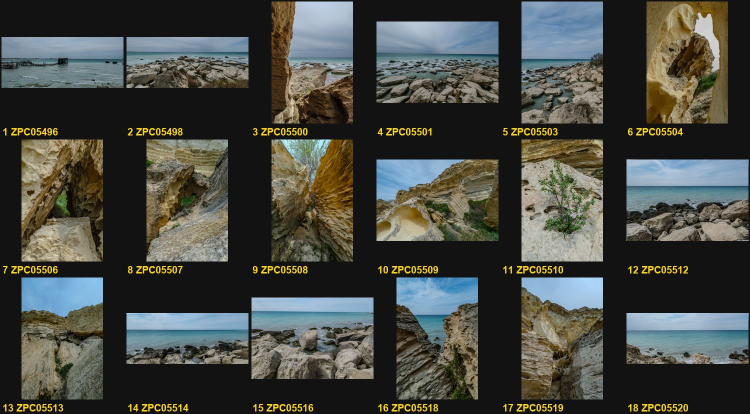
#> input picture .workbuddy/tmp/d_aktau_1.jpg, 1500 x 828 px, given as the content of the folder d_aktau_1.jpg, which was not available (shown at 1/2 size)
$ python sheet_dir.py d_aktau_1.jpg d_almaty_1.jpg
#> lines starting #> are read from the running program, lines starting #| are printed output that depends on the picture
import os, sys
from PIL import Image, ImageDraw, ImageFont
src = sys.argv[1]; tag = sys.argv[2]
TH, COLS, ROWS = 250, 6, 5
files = sorted([f for f in os.listdir(src) if f.lower().endswith(('.jpg','.jpeg','.png'))])
font = ImageFont.truetype("C:/Windows/Fonts/arialbd.ttf", 20)
per = COLS*ROWS
print(tag, "total:", len(files))
for pg in range(0,len(files),per):
    chunk = files[pg:pg+per]
    rows=(len(chunk)+COLS-1)//COLS
    sheet=Image.new("RGB",(TH*COLS,(TH+26)*rows),(18,18,18)); d=ImageDraw.Draw(sheet)
#> after `sheet = Image.new('RGB', (TH * COLS, (TH + 26) * rows), (18, 18, 18))`: sheet: PIL image 1500x276 RGB; every value is 18
    for i,f in enumerate(chunk):
        try:
            im=Image.open(os.path.join(src,f)).convert("RGB"); im.thumbnail((TH-6,TH-6))
#> further down, im is the input picture: PIL image 1500x828 RGB; mean R, G, B 70.6, 72.8, 66.3
#> after `im.thumbnail((TH - 6, TH - 6))`:
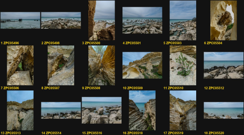
#> im: PIL image 244x135 RGB; mean R, G, B 70.6, 72.7, 66.2
            x=(i%COLS)*TH+(TH-im.width)//2; y=(i//COLS)*(TH+26)+(TH-im.height)//2
#> after `x = i % COLS * TH + (TH - im.width) // 2`: x = 3
#> after `y = i // COLS * (TH + 26) + (TH - im.height) // 2`: y = 57
            sheet.paste(im,(x,y))
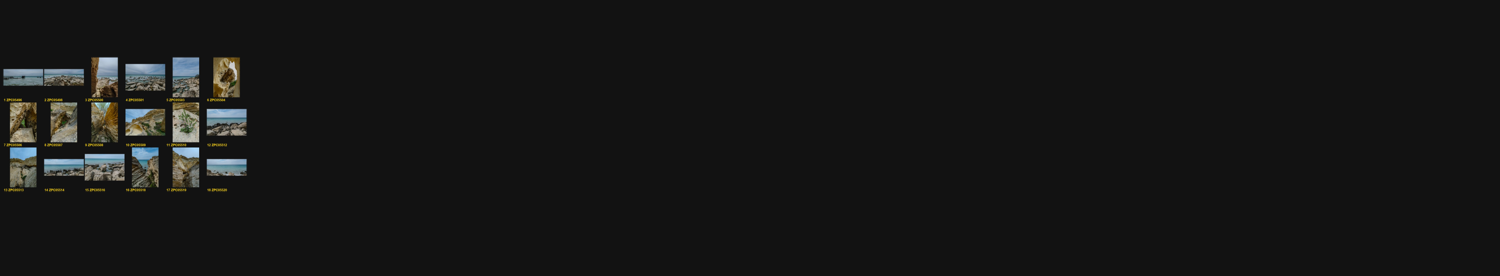
#> sheet: PIL image 1500x276 RGB; mean R, G, B 22.2, 22.4, 21.8
        except Exception as e: print("ERR",f,e)
        d.text(((i%COLS)*TH+5,(i//COLS)*(TH+26)+TH+2), f"{pg+i+1} {f.replace('.JPG','').replace('.jpg','')}", fill=(255,215,0), font=font)
    out=f"d_{tag}_{pg//per+1}.jpg"; sheet.save(out,quality=82); print("saved",out,pg+1,"-",pg+len(chunk))
#> after `out = f'd_{tag}_{pg // per + 1}.jpg'`:
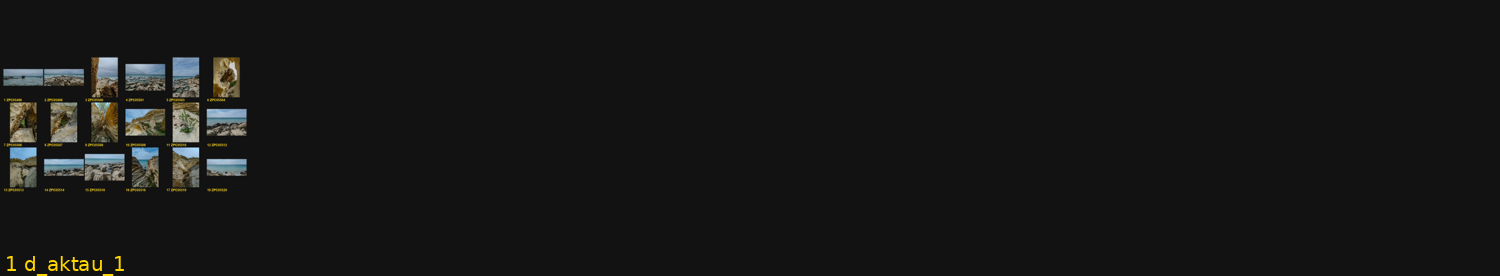
#> saved as d_d_almaty_1.jpg_1.jpg: PIL image 1500x276 RGB; mean R, G, B 22.5, 22.6, 21.8

$ run again, on .workbuddy/tmp/d_baku_2.jpg
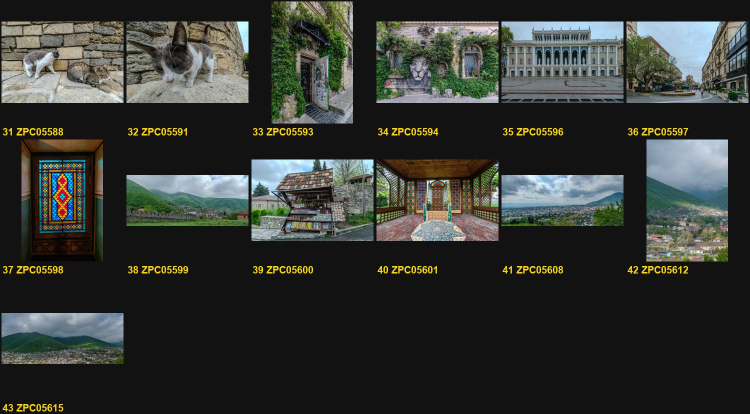
#> input picture .workbuddy/tmp/d_baku_2.jpg, 1500 x 828 px, given as the content of the folder d_baku_2.jpg, which was not available (shown at 1/2 size)
#> im is the input picture: PIL image 1500x828 RGB; mean R, G, B 53.4, 56.1, 51.6
#> `im.thumbnail((TH - 6, TH - 6))`:
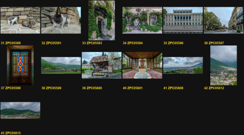
#> im: PIL image 244x135 RGB; mean R, G, B 53.3, 56, 51.6
#> `out = f'd_{tag}_{pg // per + 1}.jpg'`:
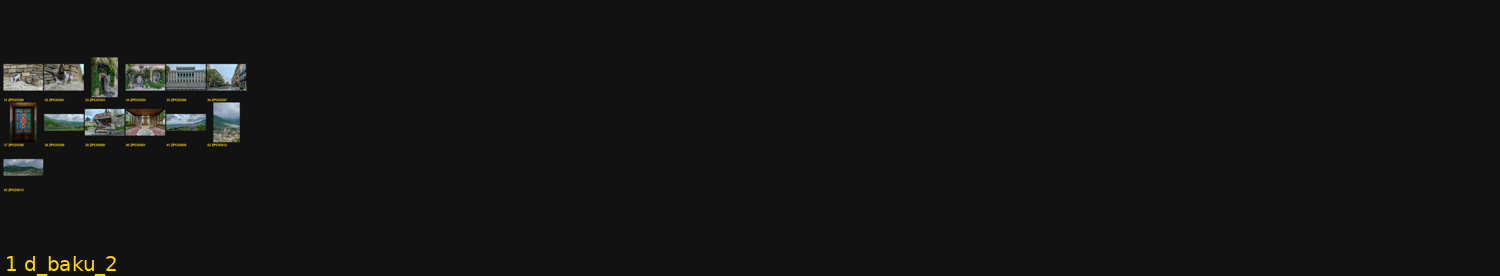
#> saved as d_d_baku_2.jpg_1.jpg: PIL image 1500x276 RGB; mean R, G, B 21.1, 21.2, 20.7

$ run again, on .workbuddy/tmp/d_georgia_1.jpg
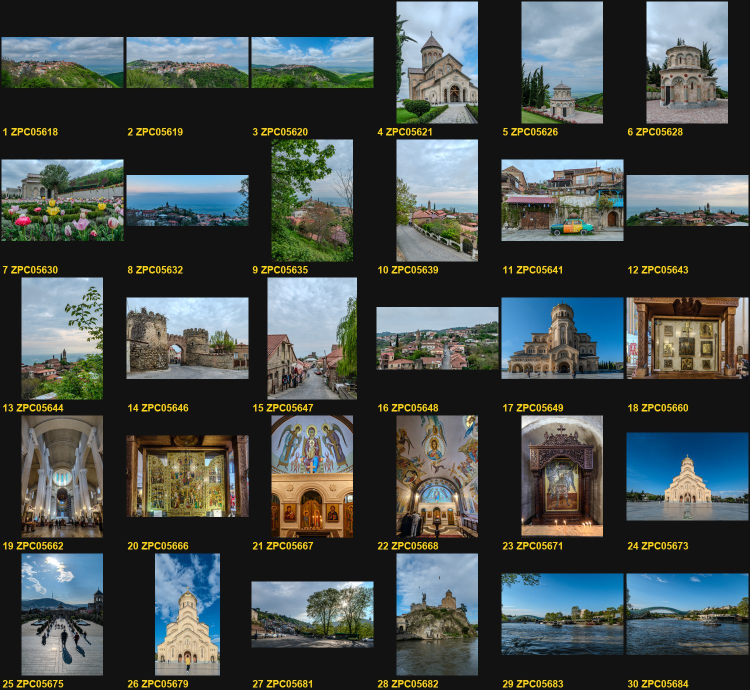
#> input picture .workbuddy/tmp/d_georgia_1.jpg, 1500 x 1380 px, given as the content of the folder d_georgia_1.jpg, which was not available (shown at 1/2 size)
#> im is the input picture: PIL image 1500x1380 RGB; mean R, G, B 70.3, 77.2, 75.5
#> `im.thumbnail((TH - 6, TH - 6))`:
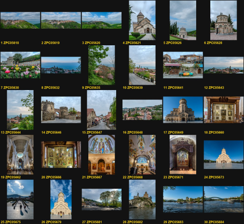
#> im: PIL image 244x224 RGB; mean R, G, B 70.3, 77.2, 75.5
#> `out = f'd_{tag}_{pg // per + 1}.jpg'`:
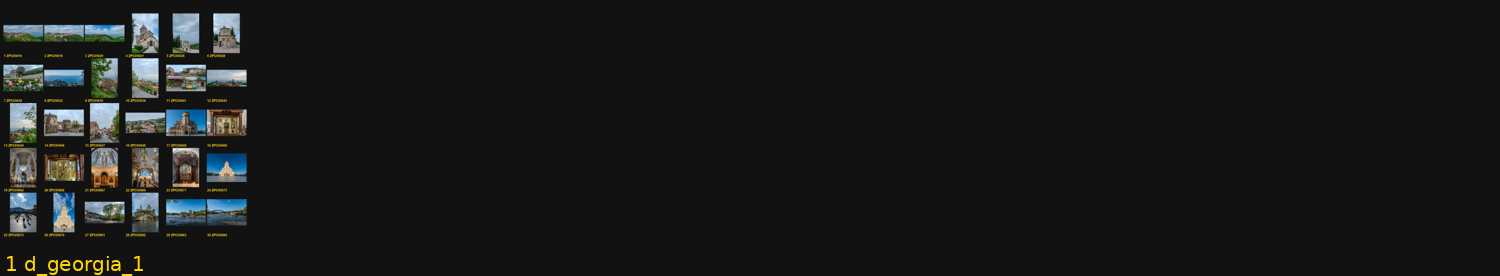
#> saved as d_d_georgia_1.jpg_1.jpg: PIL image 1500x276 RGB; mean R, G, B 25.2, 26.1, 25.6

$ run again, on .workbuddy/tmp/d_georgia_2.jpg
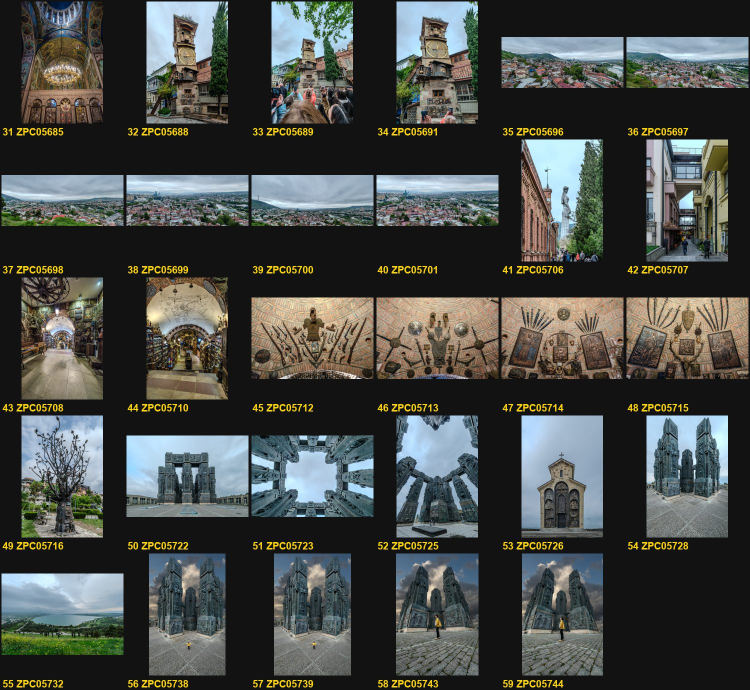
#> input picture .workbuddy/tmp/d_georgia_2.jpg, 1500 x 1380 px, given as the content of the folder d_georgia_2.jpg, which was not available (shown at 1/2 size)
#> im is the input picture: PIL image 1500x1380 RGB; mean R, G, B 71.1, 74, 70.6
#> `im.thumbnail((TH - 6, TH - 6))`:
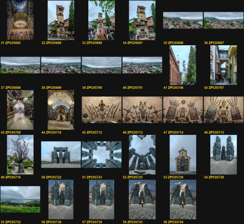
#> im: PIL image 244x224 RGB; mean R, G, B 71, 74, 70.5
#> `out = f'd_{tag}_{pg // per + 1}.jpg'`:
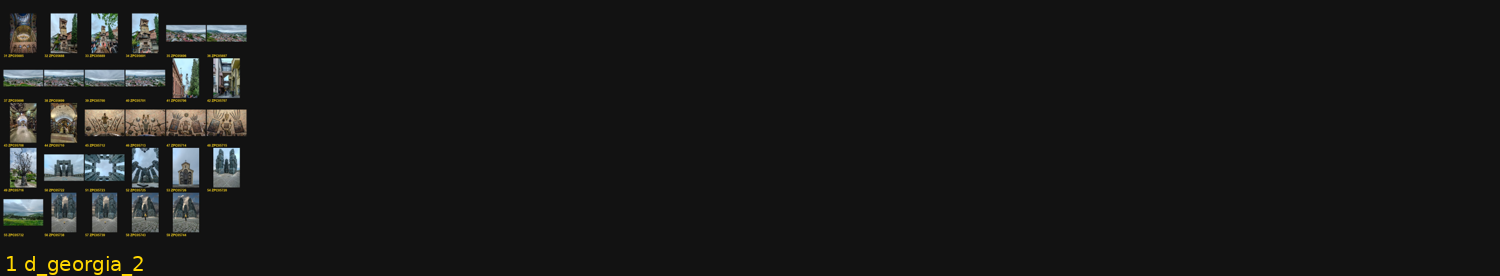
#> saved as d_d_georgia_2.jpg_1.jpg: PIL image 1500x276 RGB; mean R, G, B 25.3, 25.7, 24.9
